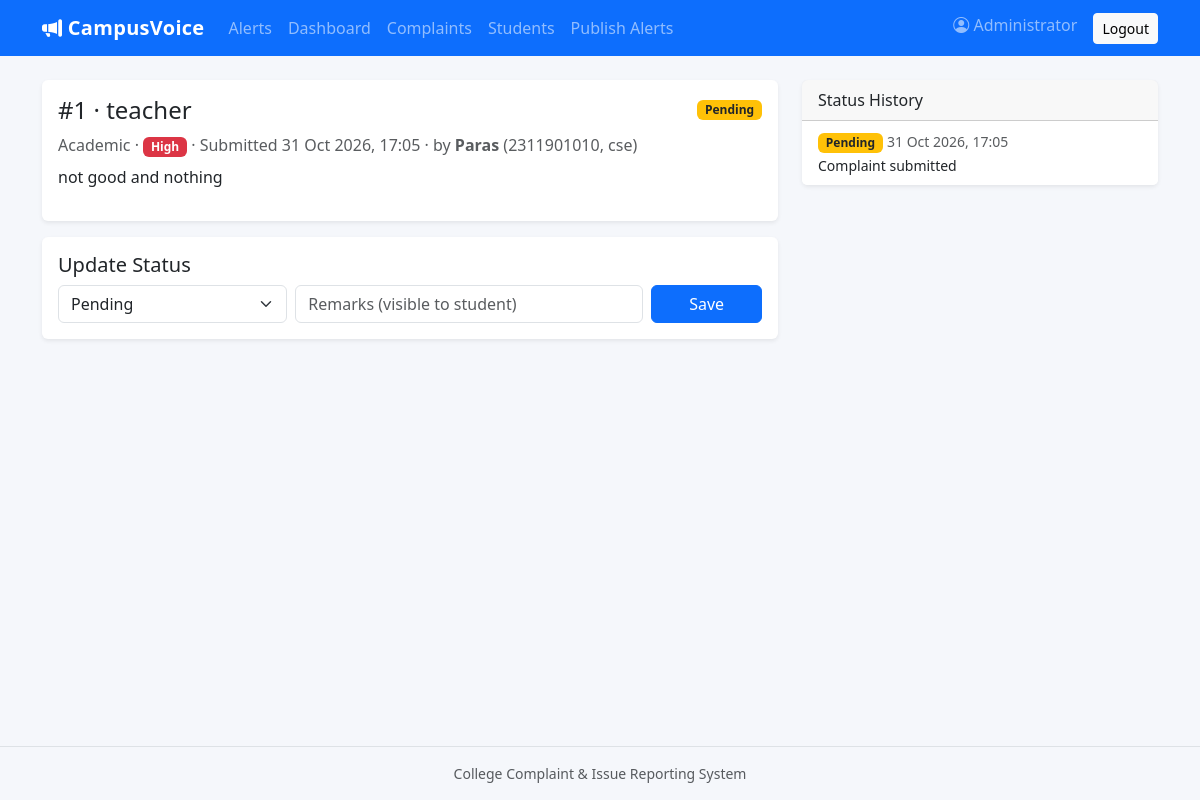
Screenshot of /complaints/1 (signed in) with the database file from the repository.
### models.py (models this page shows, shortened)
class User(db.Model):
    __tablename__ = "users"
    id = db.Column(db.Integer, primary_key=True)
    name = db.Column(db.String(100), nullable=False)
    email = db.Column(db.String(120), unique=True, nullable=False)
    roll_no = db.Column(db.String(30))
    department = db.Column(db.String(80))
    password_hash = db.Column(db.String(255), nullable=False)
    role = db.Column(db.String(10), nullable=False, default="student")  # student | admin
    created_at = db.Column(db.DateTime, default=datetime.utcnow)
    complaints = db.relationship("Complaint", backref="student", lazy=True)

class Complaint(db.Model):
    __tablename__ = "complaints"
    id = db.Column(db.Integer, primary_key=True)
    user_id = db.Column(db.Integer, db.ForeignKey("users.id"), nullable=False)
    title = db.Column(db.String(150), nullable=False)
    category = db.Column(db.String(40), nullable=False)
    priority = db.Column(db.String(10), nullable=False, default="Medium")
    description = db.Column(db.Text, nullable=False)
    status = db.Column(db.String(20), nullable=False, default="Pending")
    admin_remarks = db.Column(db.Text)
    created_at = db.Column(db.DateTime, default=datetime.utcnow)
    updated_at = db.Column(db.DateTime, default=datetime.utcnow, onupdate=datetime.utcnow)
    history = db.relationship("StatusHistory", backref="complaint", lazy=True,
                              order_by="StatusHistory.changed_at")

class StatusHistory(db.Model):
    __tablename__ = "status_history"
    id = db.Column(db.Integer, primary_key=True)
    complaint_id = db.Column(db.Integer, db.ForeignKey("complaints.id"), nullable=False)
    status = db.Column(db.String(20), nullable=False)
    remarks = db.Column(db.Text)
    changed_at = db.Column(db.DateTime, default=datetime.utcnow)

### app.py (the view)
@app.route("/complaints/<int:cid>")
@login_required
def complaint_detail(cid):
    c = db.get_or_404(Complaint, cid)
    u = current_user()
    if u.role != "admin" and c.user_id != u.id:
        abort(403)
    return render_template("complaint_detail.html", c=c)

### app.py (called while the page is built)
def current_user():
    uid = session.get("user_id")
    return db.session.get(User, uid) if uid else None

@app.context_processor
def inject_globals():
    return dict(current_user=current_user(), STATUSES=STATUSES,
                CATEGORIES=CATEGORIES, PRIORITIES=PRIORITIES)

def login_required(f):
    @wraps(f)
    def wrapper(*a, **kw):
        if not current_user():
            flash("Please log in first.", "warning")
            return redirect(url_for("login"))
        return f(*a, **kw)
    return wrapper

### templates/complaint_detail.html (shortened to what this page needs)
{% extends "base.html" %}
{% from "_macros.html" import status_badge, priority_badge %}
{% block content %}
<div class="row">
  <div class="col-lg-8">
    <div class="card shadow-sm mb-3"><div class="card-body">
      <div class="d-flex justify-content-between"><h4>#{{ c.id }} · {{ c.title }}</h4><div>{{ status_badge(c.status) }}</div></div>
      <p class="text-muted mb-2">{{ c.category }} · {{ priority_badge(c.priority) }} · Submitted {{ c.created_at.strftime('%d %b %Y, %H:%M') }}
        {% if current_user.role == 'admin' %} · by <strong>{{ c.student.name }}</strong> ({{ c.student.roll_no or '—' }}, {{ c.student.department or '—' }}){% endif %}</p>
      <p style="white-space:pre-wrap">{{ c.description }}</p>
    </div></div>
    {% if current_user.role == 'admin' %}
    <div class="card shadow-sm"><div class="card-body">
      <h5>Update Status</h5>
      <form method="post" action="{{ url_for('update_complaint', cid=c.id) }}">
        <div class="row g-2">
          <div class="col-md-4"><select name="status" class="form-select">{% for s in STATUSES %}<option {{ 'selected' if s==c.status }}>{{ s }}</option>{% endfor %}</select></div>
          <div class="col-md-6"><input name="remarks" class="form-control" placeholder="Remarks (visible to student)"></div>
          <div class="col-md-2"><button class="btn btn-primary w-100">Save</button></div>
        </div>
      </form>
    </div></div>
    {% endif %}
  </div>
  <div class="col-lg-4">
    <div class="card shadow-sm"><div class="card-header">Status History</div>
      <ul class="list-group list-group-flush">
      {% for h in c.history|reverse %}
        <li class="list-group-item">{{ status_badge(h.status) }} <small class="text-muted">{{ h.changed_at.strftime('%d %b %Y, %H:%M') }}</small><br><small>{{ h.remarks }}</small></li>
      {% endfor %}</ul></div>
  </div>
</div>
{% endblock %}

### templates/base.html (shortened to what this page needs)
<!DOCTYPE html>
<html lang="en">
<head>
  <link href="https://cdn.jsdelivr.net/npm/bootstrap@5.3.3/dist/css/bootstrap.min.css" rel="stylesheet">
  <link href="https://cdn.jsdelivr.net/npm/bootstrap-icons@1.11.3/font/bootstrap-icons.css" rel="stylesheet">
  <link href="{{ url_for('static', filename='css/style.css') }}" rel="stylesheet">
</head>
<body class="d-flex flex-column min-vh-100">
<nav class="navbar navbar-expand-lg navbar-dark bg-primary">
  <div class="container">
    <a class="navbar-brand" href="{{ url_for('index') }}"><i class="bi bi-megaphone-fill"></i> CampusVoice</a>
    <div id="nav" class="collapse navbar-collapse">
      <ul class="navbar-nav me-auto">
        <li class="nav-item"><a class="nav-link" href="{{ url_for('alerts') }}">Alerts</a></li>
        {% if current_user and current_user.role == 'student' %}
          <li class="nav-item"><a class="nav-link" href="{{ url_for('new_complaint') }}">New Complaint</a></li>
          <li class="nav-item"><a class="nav-link" href="{{ url_for('my_complaints') }}">My Complaints</a></li>
        {% elif current_user and current_user.role == 'admin' %}
          <li class="nav-item"><a class="nav-link" href="{{ url_for('admin_dashboard') }}">Dashboard</a></li>
          <li class="nav-item"><a class="nav-link" href="{{ url_for('admin_complaints') }}">Complaints</a></li>
          <li class="nav-item"><a class="nav-link" href="{{ url_for('admin_students') }}">Students</a></li>
          <li class="nav-item"><a class="nav-link" href="{{ url_for('admin_alerts') }}">Publish Alerts</a></li>
        {% endif %}
      </ul>
      <ul class="navbar-nav">
        {% if current_user %}
          <li class="nav-item"><span class="navbar-text me-3"><i class="bi bi-person-circle"></i> {{ current_user.name }}</span></li>
          <li class="nav-item"><a class="btn btn-light btn-sm" href="{{ url_for('logout') }}">Logout</a></li>
        {% else %}
          <li class="nav-item"><a class="nav-link" href="{{ url_for('login') }}">Login</a></li>
          <li class="nav-item"><a class="btn btn-light btn-sm" href="{{ url_for('register') }}">Register</a></li>
        {% endif %}
      </ul>
    </div>
  </div>
</nav>
<main class="container my-4 flex-grow-1">
  {% block content %}{% endblock %}
</main>
<footer class="text-center text-muted py-3 border-top small">College Complaint &amp; Issue Reporting System</footer>
</body>
</html>

### templates/_macros.html
{% macro status_badge(s) -%}
<span class="badge bg-{{ {'Pending':'warning text-dark','In Progress':'info text-dark','Resolved':'success'}[s] }}">{{ s }}</span>
{%- endmacro %}
{% macro priority_badge(p) -%}
<span class="badge bg-{{ {'Low':'secondary','Medium':'primary','High':'danger'}[p] }}">{{ p }}</span>
{%- endmacro %}

### static/css/style.css (style rules this page uses)
body { background: #f5f7fb; }
.card { border: 0; }
.navbar-brand { font-weight: 700; letter-spacing: .3px; }

### rows the page displays
User: name "Administrator"
Complaint: id "1", title "teacher", status "Pending", category "Academic", priority "High", created_at "31 Oct 2026, 17:05", description "not good and nothing"
User: student.name "Paras", student "2311901010", student "cse"
StatusHistory: status "Pending", changed_at "31 Oct 2026, 17:05", remarks "Complaint submitted"

### other values shown
form field status "Pending"
